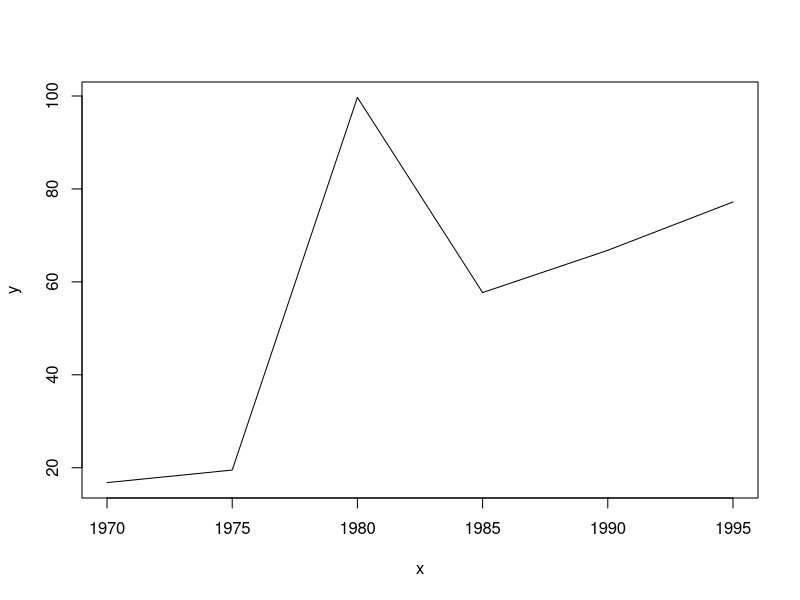

Write R code to recreate this figure. (Note: this script raises an error after producing the figure.)
x=seq(1970,1995,5);x
y=c(16.8,19.5,99.7,57.7,66.8,77.2);y
plot(x,y,type="l")#discrate plot
x=seq(1970,1995,5);x
y=c(16.8,19.5,99.7,57.7,66.8,77.2);y
plot(1:12,x,y,xaxt="name",xlab=" ")
plot(x,y,type="h")
#time series data

#n=month.name;n
#b=LETTER;b
#b=LETTERS[1:9];b
#s=month.abb;s
plot(1:12,x,y,xaxt="name",xlab=" ")